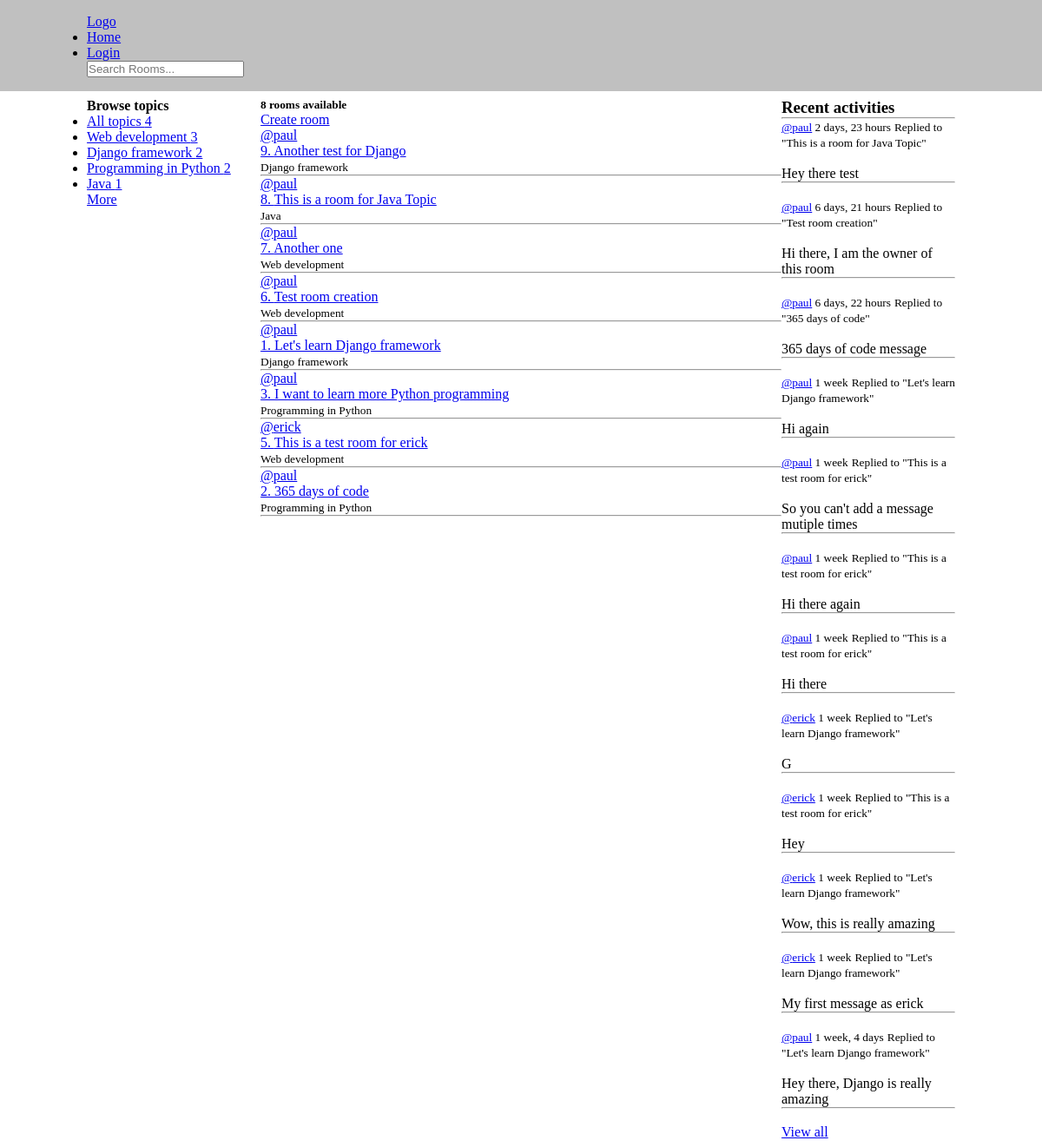
The page / on the database its author committed.
### base/models.py (models this page shows, shortened)
class Topic(models.Model):
    name = models.CharField(max_length=200)

class Room(models.Model):
    host = models.ForeignKey(User, on_delete=models.SET_NULL, null=True)
    topic = models.ForeignKey(Topic, on_delete=models.SET_NULL, null=True) # Does not delete topic
    name = models.CharField(max_length=200)
    description = models.TextField(null=True, blank=True)
    participants = models.ManyToManyField(User, related_name='participants', blank=True) # We can't have the user because we already have it at the top
    created = models.DateTimeField(auto_now_add=True) # Updates value only once
    updated = models.DateTimeField(auto_now=True) # Updated every time it is saved
    class Meta:
        ordering = ['-updated', '-created']
    def __str__(self):
        return self.name

class Message(models.Model):
    user = models.ForeignKey(User, on_delete=models.CASCADE)
    room = models.ForeignKey(Room, on_delete=models.CASCADE) # One to many relationship
    body = models.TextField()
    created = models.DateTimeField(auto_now_add=True) # Updates value only once
    updated = models.DateTimeField(auto_now=True) # Updated every time it is saved
    class Meta:
        ordering = ['-updated', '-created']

### base/views.py (the view)
# urls.py: path('', views.home, name='home'),
def home(request):
    q = request.GET.get('q') if request.GET.get('q') != None else ''
    rooms = Room.objects.filter(
        Q(topic__name__icontains=q) | # OR, we can also use & in the filter
        Q(name__icontains=q) |
        Q(description__icontains=q))
    topics = Topic.objects.all()[0:5] # Getting the first 5 elements
    room_count = rooms.count()
    room_messages = Message.objects.filter(Q(room__topic__name__icontains=q)) # Filtering recent activities based on topic
    context =  {'rooms': rooms, 'topics': topics, 'room_count': room_count, 'room_messages': room_messages}
    return render(request, 'base/home.html', context)

### base/templates/base/home.html (shortened to what this page needs)
{% extends 'base.html' %}
{% block content %}
    <div class="container">
        <div class="home-grid">
            <div class="sidebar">
                {% include 'base/topics_component.html' %}
            </div>
            <div class="main-content">
                <h5>{{ room_count }} room{{ room_count|pluralize }} available</h5>
                <a href="{% url 'create_room' %}">Create room</a><br>
                {% include 'base/feed_component.html' %}
            </div>
            <div class="recent-activity">
                {% include 'base/activity_component.html' %}
            </div>
        </div>
    </div>
{% endblock %}

### base/templates/base/topics_component.html
<h4>Browse topics</h4>
<ul>
    <li>
        <a href="{% url 'home' %}">All topics <span>{{ topics.count }}</a>
    </li>
    {% for topic in topics %}
    <li>
        <a href="{% url 'home' %}?q={{topic.name}}">{{ topic.name }} <span>{{ topic.room_set.all.count }}</span></a>
    </li>
    {% endfor %}
</ul>
<a href="{% url 'topics' %}">More</a>

### base/templates/base/feed_component.html (shortened to what this page needs)
<div>
    {% for room in rooms %}
    <a href="{% url 'user_profile' room.host.id %}">@{{ room.host.username }}</a><br>
    <a href="{% url 'room' room.id %}">{{ room.id }}. {{ room.name }}</a><br>
    <small>{{ room.topic.name }}</small>
    <hr>
    {% endfor %}
</div>

### base/templates/base/activity_component.html (shortened to what this page needs)
<h3>Recent activities</h3>
<hr>
{% if room_messages %}
{% for message in room_messages %}
<div>
    <small><a href="{% url 'user_profile' message.user.id %}">@{{ message.user }}</a> {{ message.created|timesince }}</small>
    <small>Replied to "{{ message.room }}"</small> <br><br>
    {{ message.body }}
</div>
<hr>
<br>
{% endfor %}
{% else %}
<p>No recent activities yet</p>
{% endif %}
<a href="{% url 'activity' %}">View all</a>

### base/static/css/style.css (style rules this page uses)
* { padding: 0; margin: 0; box-sizing: border-box; }
.container { max-width: 1000px; margin: 0 auto; padding: 0.5rem 0; }
.home-grid { display: grid; grid-template-columns: 1fr 3fr 1fr; }

### rows shown on the page
Topic: name "Web development", room_set.all.count "3"
Topic: name "Django framework", room_set.all.count "2"
Topic: name "Programming in Python", room_set.all.count "2"
Topic: name "Java", room_set.all.count "1"
Room: host.username "paul", id "9", name "Another test for Django", topic.name "Django framework"
Room: host.username "paul", id "8", name "This is a room for Java Topic", topic.name "Java"
Room: host.username "paul", id "7", name "Another one", topic.name "Web development"
Room: host.username "paul", id "6", name "Test room creation", topic.name "Web development"
Room: host.username "paul", id "1", name "Let's learn Django framework", topic.name "Django framework"
Room: host.username "paul", id "3", name "I want to learn more Python programming", topic.name "Programming in Python"
Room: host.username "erick", id "5", name "This is a test room for erick", topic.name "Web development"
Room: host.username "paul", id "2", name "365 days of code", topic.name "Programming in Python"
Message: user "paul", created "2 days, 23 hours", room "This is a room for Java Topic", body "Hey there test"
Message: user "paul", created "6 days, 21 hours", room "Test room creation", body "Hi there, I am the owner of this room"
Message: user "paul", created "6 days, 22 hours", room "365 days of code", body "365 days of code message"
Message: user "paul", created "1 week", room "Let's learn Django framework", body "Hi again"
Message: user "paul", created "1 week", room "This is a test room for erick", body "So you can't add a message mutiple times"
Message: user "paul", created "1 week", room "This is a test room for erick", body "Hi there again"
Message: user "paul", created "1 week", room "This is a test room for erick", body "Hi there"
Message: user "erick", created "1 week", room "Let's learn Django framework", body "G"
Message: user "erick", created "1 week", room "This is a test room for erick", body "Hey"
Message: user "erick", created "1 week", room "Let's learn Django framework", body "Wow, this is really amazing"
Message: user "erick", created "1 week", room "Let's learn Django framework", body "My first message as erick"
Message: user "paul", created "1 week, 4 days", room "Let's learn Django framework", body "Hey there, Django is really amazing"

### other values the page prints
{{ topics.count }} "4"
{{ room_count }} "8"
